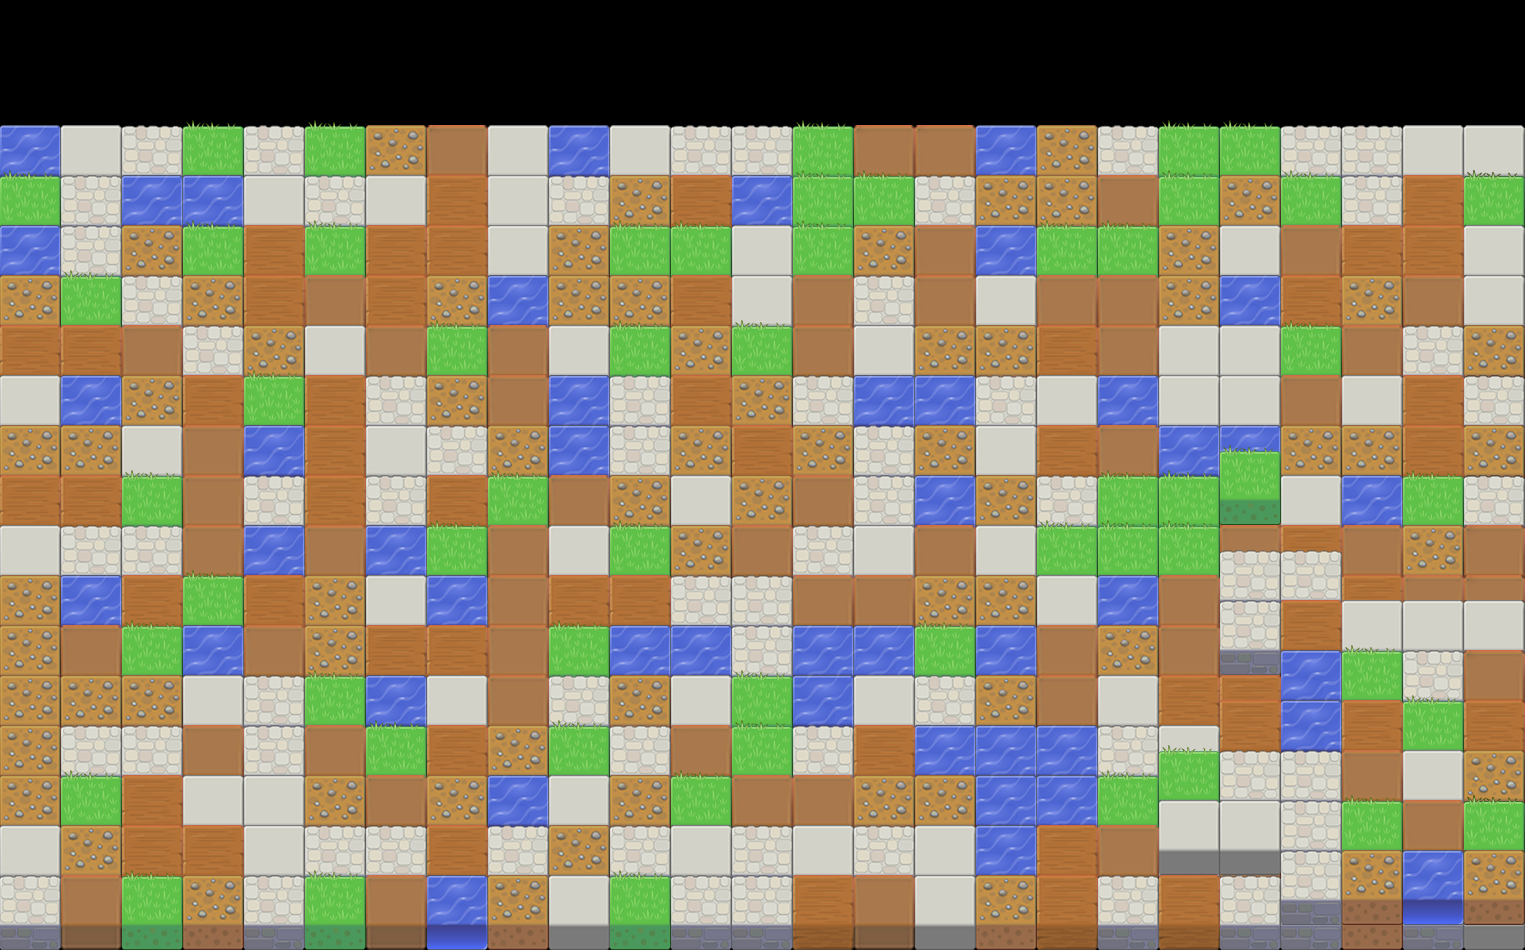

Rendered tile map (Tiled .tmx) drawn with the repository's tilesets; below, a short description and the map source with its tile grids summarised:
An orthogonal 25x38 tile map with 61x25 px tiles, 6 tile layers (PF Layer 0, PF Layer 1, PF Layer 2, PF Layer 3, ...), 2 tilesets.

<map version="1.0" orientation="orthogonal" width="25" height="38" tilewidth="61" tileheight="25">
 <tileset firstgid="1" source="PF_Objects.tsx" />
 <tileset firstgid="55" source="mark.tsx" />
 <layer name="PF Layer 0" width="25" height="38">
  <data>[950 cells, 950 non-empty, 8 distinct tile ids]</data>
 </layer>
 <layer name="PF Layer 1" width="25" height="38">
  <data>[950 cells, 950 non-empty, 8 distinct tile ids]</data>
 </layer>
 <layer name="PF Layer 2" width="25" height="38">
  <data>[950 cells, 950 non-empty, 1 distinct tile ids]</data>
 </layer>
 <layer name="PF Layer 3" width="25" height="38">
  <data>[950 cells, 950 non-empty, 1 distinct tile ids]</data>
 </layer>
 <layer name="PF Layer 4" width="25" height="38">
  <data>[950 cells, 950 non-empty, 1 distinct tile ids]</data>
 </layer>
 <layer name="PF Layer 5" width="25" height="38">
  <data>[950 cells, 950 non-empty, 1 distinct tile ids]</data>
 </layer>
</map>
